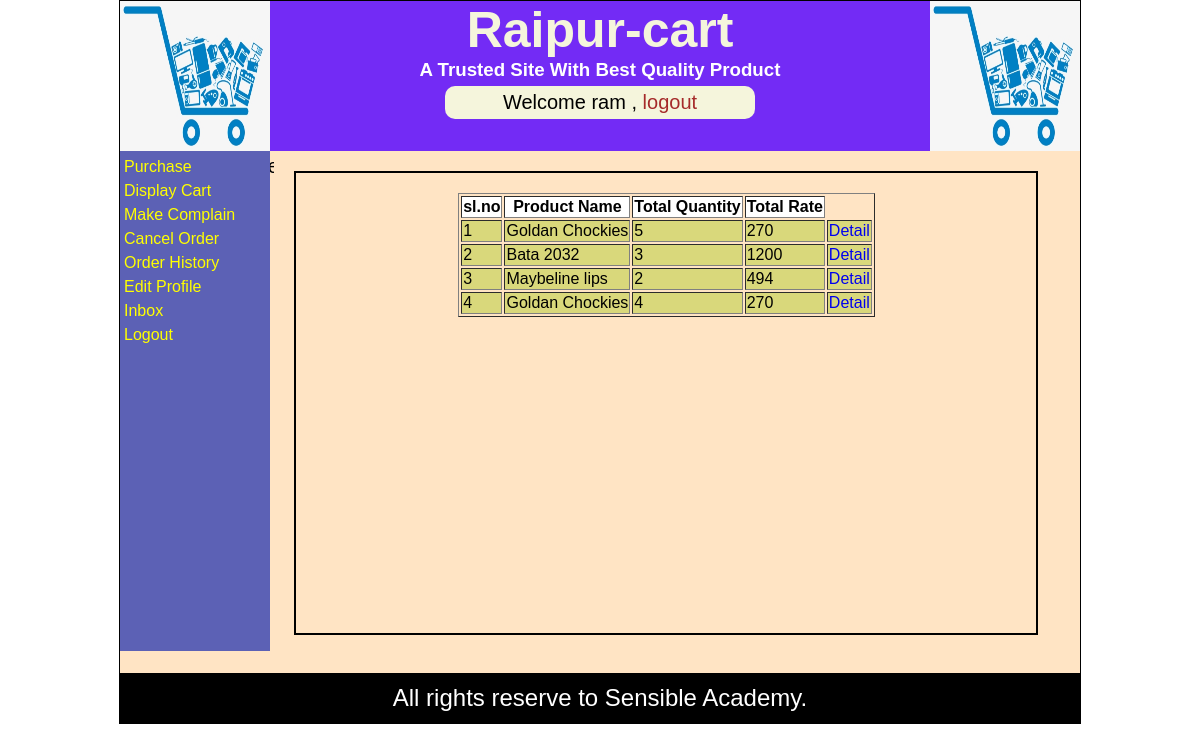
The page /displayOrderDetailForHistoryUser.php (signed in) on the database its author committed.
### tables this page shows
CREATE TABLE IF NOT EXISTS `order_main` (
  `order_id` int(11) NOT NULL AUTO_INCREMENT,
  `user_name` varchar(30) NOT NULL,
  `shipping_address` text NOT NULL,
  `total_amount` float NOT NULL,
  `order_date` date NOT NULL,
  `order_status` varchar(30) NOT NULL,
  `update_date` date NOT NULL,
  PRIMARY KEY (`order_id`)
);

CREATE TABLE IF NOT EXISTS `product_info` (
  `prod_id` int(11) NOT NULL AUTO_INCREMENT,
  `prod_name` varchar(40) NOT NULL,
  `parent_cat_id` int(11) NOT NULL,
  `prod_rate` float NOT NULL,
  `prod_discount` float NOT NULL,
  `prod_detail` text NOT NULL,
  `image_path` text NOT NULL,
  `create_by` varchar(40) NOT NULL,
  `reg_date` date NOT NULL,
  PRIMARY KEY (`prod_id`)
);

CREATE TABLE IF NOT EXISTS `order_detail` (
  `detail_id` int(11) NOT NULL AUTO_INCREMENT,
  `item_id` int(11) NOT NULL,
  `rate` float NOT NULL,
  `quantity` int(11) NOT NULL,
  `ref_order_id` int(11) NOT NULL,
  `order_status` varchar(20) NOT NULL,
  PRIMARY KEY (`detail_id`)
);

### displayOrderDetailForHistoryUser.php (the view)
<?php @session_start();
if(isset($_SESSION['uname']) && $_SESSION['utype']=='user')
{
include("header.php");
?>
<div id='container'>
<div id="adminContainer">
  <div id='leftAdmin'>
    <?php
       include('userMenu.php');
    ?>
  </div>
  <div id='rightAdmin'>
    <?php
   $usr=$_SESSION["uname"];
  ?>
<?php
include("dbconnect.php");
$rsOrder=mysqli_query($con,"select * from order_main,order_detail,product_info where order_main.order_id=ref_order_id and order_detail.item_id=product_info.prod_id and user_name='$usr' ");
echo("<div id='list'>");
echo("<table border='1' align='center'>");
echo("<tr bgcolor='white'>");
echo("<th>sl.no</th>");
echo("<th>Product Name</th>");
echo("<th>Total Quantity</th>");
echo("<th>Total Rate</th>");
echo("</tr>");
$cnt=0;
while($row=mysqli_fetch_array($rsOrder))
    {
   $cnt++;
   $id=$row["detail_id"];
   echo("<tr  bgcolor='#D9D87B'>");
    echo("<td>");
    echo($cnt);
     echo("</td>");
      echo("<td>");
    echo($row["prod_name"]);
     echo("</td>");
      echo("<td>");
    echo($row["quantity"]);
     echo("</td>");
     echo("<td>");
    echo($row["rate"]);
     echo("</td>");
       echo("<td>");
    echo("<a href='displayOrderDetailForAdmin.php?id='$id'>Detail</a>");
     echo("</td>");
      echo("</tr>");
}
echo("</table>");
echo("</div>");
?>
  </div>
<div>&nbsp;</div>
</div>
</div>
<?php
  include("footer.php");
}
else
{
  header("location:loginForm.php");
}
?>

### styles.css (style rules this page uses)
body { margin:0px; padding:0px; font-family: Verdana, Geneva, Tahoma, sans-serif; }
a { text-decoration: none; }
#adminContainer { width: 100%; background-color:bisque; min-height: 500px; }
#leftAdmin { width: 150px; min-height: 500px; background-color:#5C61B5; color:white; display: inline-block; vertical-align: top; }
#rightAdmin { vertical-align: top; width: 804px; min-height: 500px; background-color: bisque; color:white; display: inline-block; }
#list { margin:20px; padding:20px; border:2px solid black; width:700px; height:420px; overflow:scroll; }

### rows shown on the page
order_main: product_info.prod_name "Goldan Chockies", order_detail.quantity "5", order_detail.rate "270", product_info.prod_name "Bata 2032", order_detail.quantity "3", order_detail.rate "1200", product_info.prod_name "Maybeline lips", order_detail.quantity "2", order_detail.rate "494"
order_main: product_info.prod_name "Goldan Chockies", order_detail.quantity "4", order_detail.rate "270"

### other values the page prints
$_SESSION["uname"] "ram"
